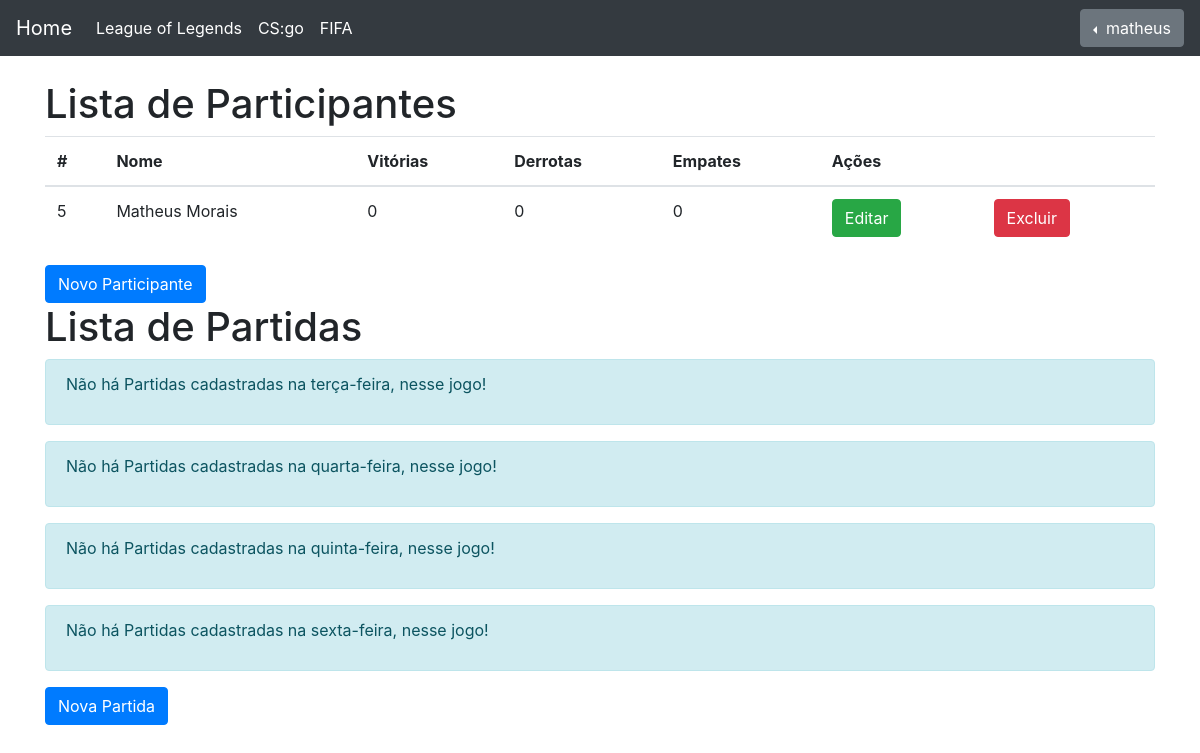
Page /participantes/lista-participantes-partidas-lol/ (signed in) on the earlier database version.
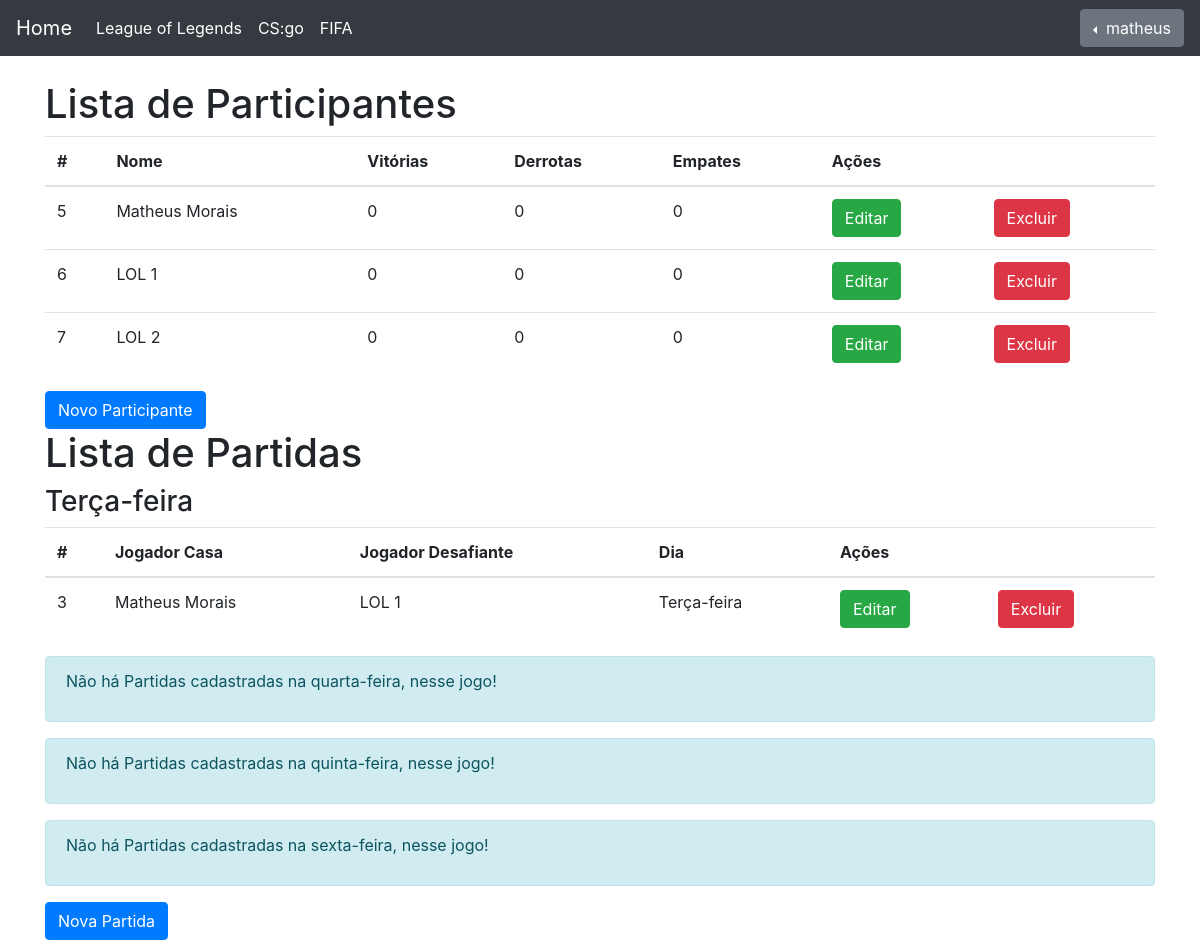
Same page on the later database version.
### participante/models.py (models this page shows, shortened)
class Participante(models.Model):
    JOGO_CHOICES = (
        ('LOL', 'League of Legends'),
        ('FIFA', 'FIFA'),
        ('CSGO', 'CS:GO'),
    )
    nome = models.CharField(max_length=200, verbose_name='Nome')
    jogo = models.CharField(verbose_name='Jogo', max_length=4, choices=JOGO_CHOICES)
    vitoria = models.IntegerField(verbose_name='Vitorias', default=0)
    derrota = models.IntegerField(verbose_name='Derrotas', default=0)
    empate = models.IntegerField(verbose_name='Empates', default=0)

class Partida(models.Model):
    DIA_CHOICES = (
        ('T', 'Terça-feira'),
        ('Q', 'Quarta-feira'),
        ('QI', 'Quinta-feira'),
        ('S', 'Sexta-feira'),
    )
    JOGO_CHOICES = (
        ('LOL', 'League of Legends'),
        ('FIFA', 'FIFA'),
        ('CSGO', 'CS:GO'),
    )
    jogo = models.CharField(verbose_name='Jogo', max_length=4, choices=JOGO_CHOICES)
    dia = models.CharField(verbose_name='Dia', max_length=2, choices=DIA_CHOICES)
    participante_casa = models.ForeignKey(Participante, related_name='participante_casa', on_delete=models.PROTECT)
    participante_desafiante = models.ForeignKey(Participante, related_name='participante_desafiante', on_delete=models.PROTECT)

### participante/views.py (the view)
@login_required
def lista_participantes_partidas_lol(request):
    participantes = Participante.objects.filter(jogo = 'LOL')
    partidas_terca = Partida.objects.filter(jogo = 'LOL', dia = 'T')
    partidas_quarta = Partida.objects.filter(jogo = 'LOL', dia = 'Q')
    partidas_quinta = Partida.objects.filter(jogo = 'LOL', dia = 'QI')
    partidas_sexta = Partida.objects.filter(jogo = 'LOL', dia = 'S')
    return render(request, 'participantes/lista_participantes_partidas.html', {'participantes': participantes, 'partidas_terca': partidas_terca, 'partidas_quarta':partidas_quarta, 'partidas_quinta':partidas_quinta, 'partidas_sexta':partidas_sexta})

### participante/templates/participantes/lista_participantes_partidas.html (shortened to what this page needs)
{% extends "base.html" %}
{% block body %}
    <h1>Lista de Participantes</h1>
    {% if participantes %}
        <table class="table">
            <thead>
                <tr>
                    <th>#</th>
                    <th>Nome</th>
                    <th>Vitórias</th>
                    <th>Derrotas</th>
                    <th>Empates</th>
                    <th colspan="2">Ações</th>
                </tr>
            </thead>
            <tbody>
                {% for p in participantes %}
                    <tr>
                        <td>{{p.id}}</td>
                        <td>{{p.nome}}</td>
                        <td>{{p.vitoria}}</td>
                        <td>{{p.derrota}}</td>
                        <td>{{p.empate}}</td>
                        <td><a href="{% url 'participantes:editar-participante' p.id %}" class="btn btn-success">Editar</a></td>
                        <td><a href="{% url 'participantes:excluir-participante' p.id %}" class="btn btn-danger">Excluir</a></td>
                    </tr>
                {% endfor %}
            </tbody>
        </table>
    {% else %}
        <div class="alert alert-info">
            <p>Não há Participantes cadastrados nesse jogo!</p>
        </div>
    {% endif %}
    <a href="{% url 'participantes:novo-participante' %}" class="btn btn-primary" role="button">Novo Participante</a>
    <br>
    <h1>Lista de Partidas</h1>
    {% if partidas_terca %}
        <h3>Terça-feira</h3>
        <table class="table">
            <thead>
                <tr>
                    <th>#</th>
                    <th>Jogador Casa</th>
                    <th>Jogador Desafiante</th>
                    <th>Dia</th>
                    <th colspan="2">Ações</th>
                </tr>
            </thead>
            <tbody>
                {% for p in partidas_terca %}
                    <tr>
                        <td>{{p.id}}</td>
                        <td>{{p.participante_casa.nome}}</td>
                        <td>{{p.participante_desafiante.nome}}</td>
                        <td>{{p.get_dia_display}}</td>
                        <td><a href="{% url 'participantes:editar-partida' p.id %}" class="btn btn-success">Editar</a></td>
                        <td><a href="{% url 'participantes:excluir-partida' p.id %}" class="btn btn-danger">Excluir</a></td>
                    </tr>
                {% endfor %}
            </tbody>
        </table>
    {% else %}
        <div class="alert alert-info">
            <p>Não há Partidas cadastradas na terça-feira, nesse jogo!</p>
        </div>
    {% endif %}
    {% if partidas_quarta %}
        <h3>Quarta-feira</h3>
        <table class="table">
            <thead>
                <tr>
                    <th>#</th>
                    <th>Jogador Casa</th>
                    <th>Jogador Desafiante</th>
                    <th>Dia</th>
                    <th colspan="2">Ações</th>
                </tr>
            </thead>
            <tbody>
                {% for p in partidas_quarta %}
                    <tr>
                        <td>{{p.id}}</td>
                        <td>{{p.participante_casa.nome}}</td>
                        <td>{{p.participante_desafiante.nome}}</td>
                        <td>{{p.get_dia_display}}</td>
                        <td><a href="{% url 'participantes:editar-partida' p.id %}" class="btn btn-success">Editar</a></td>
                        <td><a href="{% url 'participantes:excluir-partida' p.id %}" class="btn btn-danger">Excluir</a></td>
                    </tr>
                {% endfor %}
            </tbody>
        </table>
    {% else %}
        <div class="alert alert-info">
            <p>Não há Partidas cadastradas na quarta-feira, nesse jogo!</p>
        </div>
    {% endif %}
    {% if partidas_quinta %}
        <h3>Quinta-feira</h3>
        <table class="table">
            <thead>
                <tr>
                    <th>#</th>
                    <th>Jogador Casa</th>
                    <th>Jogador Desafiante</th>
                    <th>Dia</th>
                    <th colspan="2">Ações</th>
                </tr>
            </thead>
            <tbody>
                {% for p in partidas_quinta %}
                    <tr>
                        <td>{{p.id}}</td>
                        <td>{{p.participante_casa.nome}}</td>
                        <td>{{p.participante_desafiante.nome}}</td>
                        <td>{{p.get_dia_display}}</td>
                        <td><a href="{% url 'participantes:editar-partida' p.id %}" class="btn btn-success">Editar</a></td>
                        <td><a href="{% url 'participantes:excluir-partida' p.id %}" class="btn btn-danger">Excluir</a></td>
                    </tr>
                {% endfor %}
            </tbody>
        </table>
    {% else %}
        <div class="alert alert-info">
            <p>Não há Partidas cadastradas na quinta-feira, nesse jogo!</p>
        </div>
    {% endif %}
    {% if partidas_sexta %}
        <h3>Sexta-feira</h3>
        <table class="table">
            <thead>
                <tr>
                    <th>#</th>
                    <th>Jogador Casa</th>
                    <th>Jogador Desafiante</th>
                    <th>Dia</th>
                    <th colspan="2">Ações</th>
                </tr>
            </thead>
            <tbody>
                {% for p in partidas_sexta %}
                    <tr>
                        <td>{{p.id}}</td>
                        <td>{{p.participante_casa.nome}}</td>
                        <td>{{p.participante_desafiante.nome}}</td>
                        <td>{{p.get_dia_display}}</td>
                        <td><a href="{% url 'participantes:editar-partida' p.id %}" class="btn btn-success">Editar</a></td>
                        <td><a href="{% url 'participantes:excluir-partida' p.id %}" class="btn btn-danger">Excluir</a></td>
                    </tr>
                {% endfor %}
            </tbody>
        </table>
    {% else %}
        <div class="alert alert-info">
            <p>Não há Partidas cadastradas na sexta-feira, nesse jogo!</p>
        </div>
    {% endif %}
    <a href="{% url 'participantes:nova-partida' %}" class="btn btn-primary" role="button">Nova Partida</a>
{% endblock body %}

### main/templates/base.html (shortened to what this page needs)
{% load staticfiles %}
<!doctype html>
<html lang="pt">
  <head>
    <link href="{% static "css/bootstrap.min.css" %}" rel="stylesheet">
    <link href="{% static "css/starter-template.css" %}" rel="stylesheet">
  </head>
  <body>
    <nav class="navbar navbar-expand-md navbar-dark bg-dark fixed-top">
      <a class="navbar-brand" href="/">Home</a>
      <div class="collapse navbar-collapse" id="navbarsExampleDefault">
        <ul class="navbar-nav mr-auto">
          <li class="nav-item active">
            <a class="nav-link" href="{% url 'participantes:lista-participantes-partidas-LOL' %}">League of Legends <span class="sr-only">(current)</span></a>
          </li>
          <li class="nav-item active">
            <a class="nav-link" href="{% url 'participantes:lista-participantes-partidas-CSGO' %}">CS:go <span class="sr-only">(current)</span></a>
          </li>
          <li class="nav-item active">
            <a class="nav-link" href="{% url 'participantes:lista-participantes-partidas-FIFA' %}">FIFA <span class="sr-only">(current)</span></a>
          </li>
        </ul>
      </div>
      <div class="btn-group dropleft">
        <button type="button" class="btn btn-secondary dropdown-toggle" data-toggle="dropdown" aria-haspopup="true" aria-expanded="false">
          {% if user.is_authenticated %}{{user.get_full_name|default:user.username}}{% endif %}
        </button>
      </div>
    </nav>
    <div  class="container">
      {% block body %}
      {% endblock body %}
    </div>
  </body>
</html>

### main/static/css/starter-template.css (style rules this page uses)
body { padding-top: 5rem; }

Differences in the rows shown:
added Participante: id "6", nome "LOL 1", vitoria "0", derrota "0", empate "0"
added Participante: id "7", nome "LOL 2", vitoria "0", derrota "0", empate "0"
added Partida: id "3", participante_casa.nome "Matheus Morais", participante_desafiante.nome "LOL 1", dia "Terça-feira"
Other differences:
text no longer shown: "Não há Partidas cadastradas na terça-feira, nesse jogo!"
text now shown: "Terça-feira # Jogador Casa Jogador Desafiante Dia Ações"
